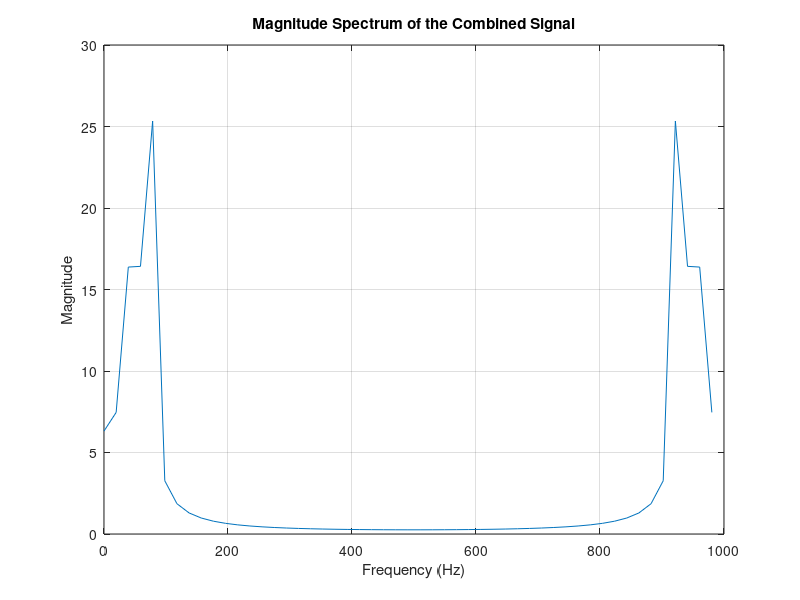

Write MATLAB code to recreate this figure.
A1 = 1;          % Amplitude
f1 = 50;         % Frequency in Hz

A2 = 1;        % Amplitude
f2 = 80;        % Frequency in Hz

fs = 1000;       % Sampling frequency (in Hz)
duration = 1;    % Duration of the signal in seconds

t = 0:1/fs:0.05; % Time vector from 0 to 0.05 seconds with the given sampling frequency
display(t)

% Generate the two sinusoidal signals
x1 = A1 * sin(2 * pi * f1 * t);   % First sine wave
x2 = A2 * sin(2 * pi * f2 * t);   % Second sine wave


combined_signal = x1 + x2;



% Apply Fourier Transform to the combined signal
N = length(combined_signal); % Length of the signal
f = (0:N-1)*(fs/N);        % Frequency axis (0 to fs)

% Compute the Fourier Transform
Y = fft(combined_signal);

% Compute the magnitude of the Fourier Transform
magnitude = abs(Y);

% Plot the magnitude response
figure;
plot(f, magnitude);
title('Magnitude Spectrum of the Combined Signal');
xlabel('Frequency (Hz)');
ylabel('Magnitude');
grid on;


% Analysis- Fourier Transform: 
% The FFT will show 
% peaks at the frequencies 
% of the sinusoidal components f1 and f2, 
% which should appear as spikes in 
% the magnitude response. The noise 
% will contribute to higher-frequency 
% components, manifesting as 
% additional small peaks in the spectrum.